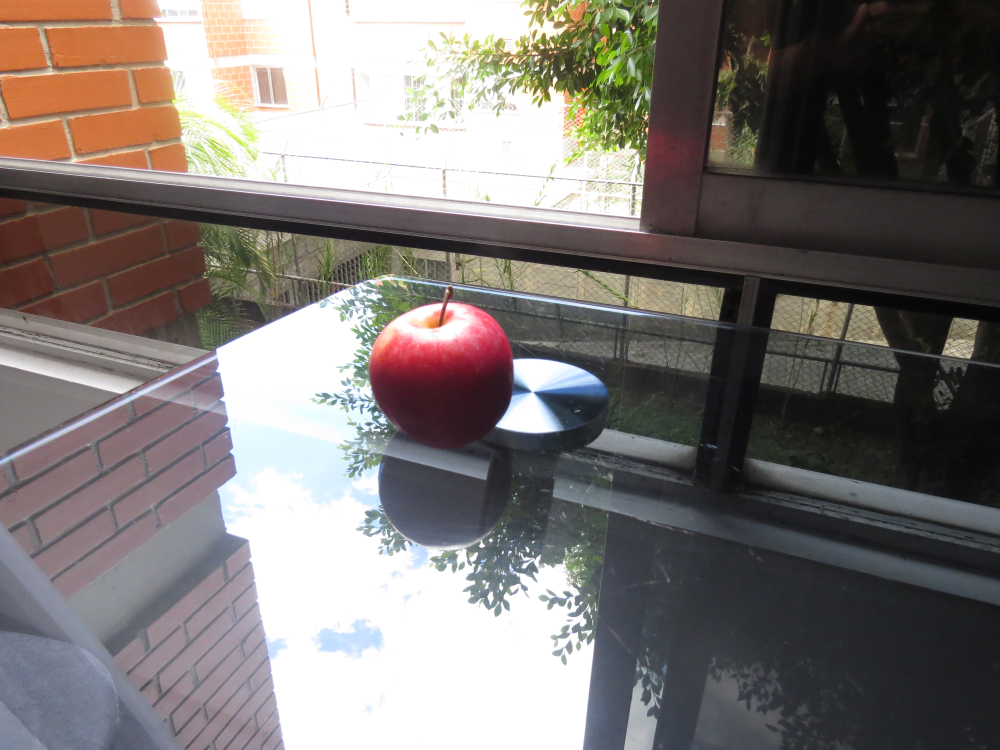
#> input picture Modelo/manzanas_ai/manzanas_rojas/IMG_7837.JPG, 4000 x 3000 px, found by its file name (shown at 1/4 size)
$ python manzanas.py
#> lines starting #> are read from the running program, lines starting #| are printed output that depends on the picture; after the words box and inside, x2 and y2 are one past the last pixel; in counts of white or black regions, pixels touching at a corner belong together
#> further down, imagen is the input picture: shape (3000, 4000, 3); mean B, G, R 115.7, 118.6, 124.5
import cv2
import numpy as np
import pandas as pd
import os
from sklearn.model_selection import train_test_split
from sklearn.linear_model import LogisticRegression
from sklearn.metrics import accuracy_score, confusion_matrix, classification_report
from sklearn.preprocessing import StandardScaler

# Definir la ubicación de tus imágenes
directorio_raiz = "D:/Universidad/IUE/IA/AI_manzanas/Modelo/manzanas_ai"

# Lista de nombres de características
nombres_caracteristicas = ["Color_Rojo", "Color_Verde", "Color_Azul", "Textura", "Forma", "Bordes", "Promedio_Grises", "Contornos", "Etiqueta"]

# Inicializar listas para características y etiquetas
caracteristicas = []
etiquetas = []

# Crear un DataFrame vacío
df = pd.DataFrame(columns=nombres_caracteristicas)

# Función para calcular características de una imagen
def calcular_caracteristicas(imagen):
    # Redimensionar la imagen a un tamaño manejable
    imagen = cv2.resize(imagen, (1000, 750))
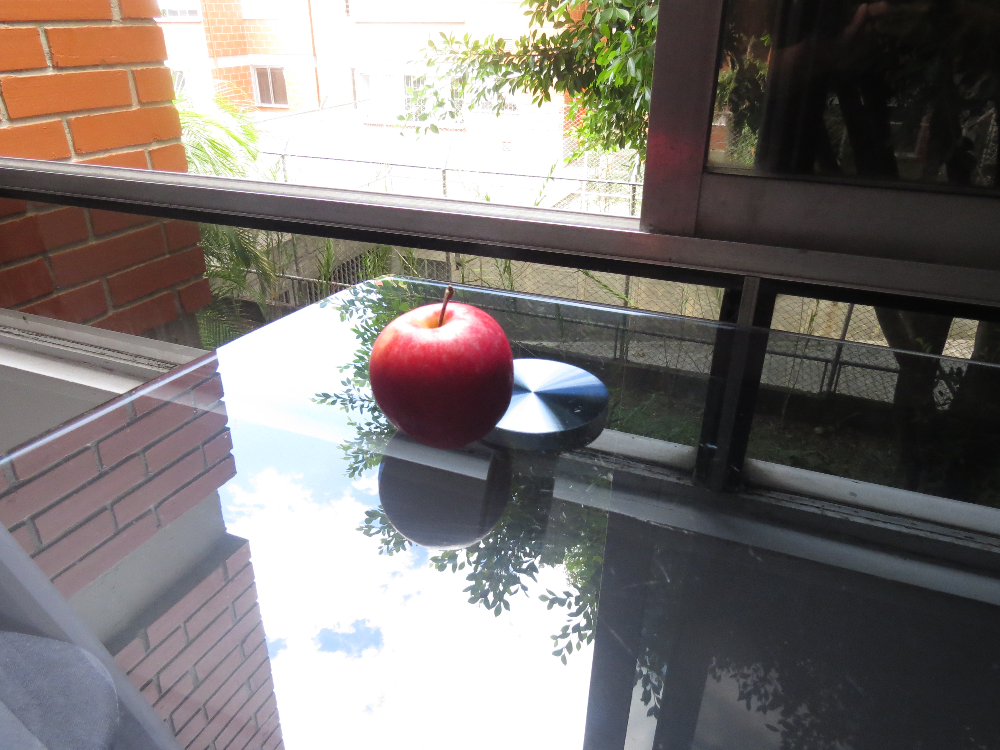
#> imagen: shape (750, 1000, 3); mean of channels 0, 1, 2 115.9, 118.7, 124.6; drawn as B, G, R

    # Calcular el promedio de intensidad en cada canal de color
    color_promedio = np.mean(imagen, axis=(0, 1))  # Color promedio
#> color_promedio = [115.9, 118.7, 124.6]

    # Cálculo de textura
    textura = np.var(imagen)
#> textura = 7205.6

    # Cálculo de forma
    forma = imagen.shape[0] / imagen.shape[1]  # Relación de aspecto
#> forma = 0.75

    # Cálculo de bordes
    imagen_gris = cv2.cvtColor(imagen, cv2.COLOR_BGR2GRAY)
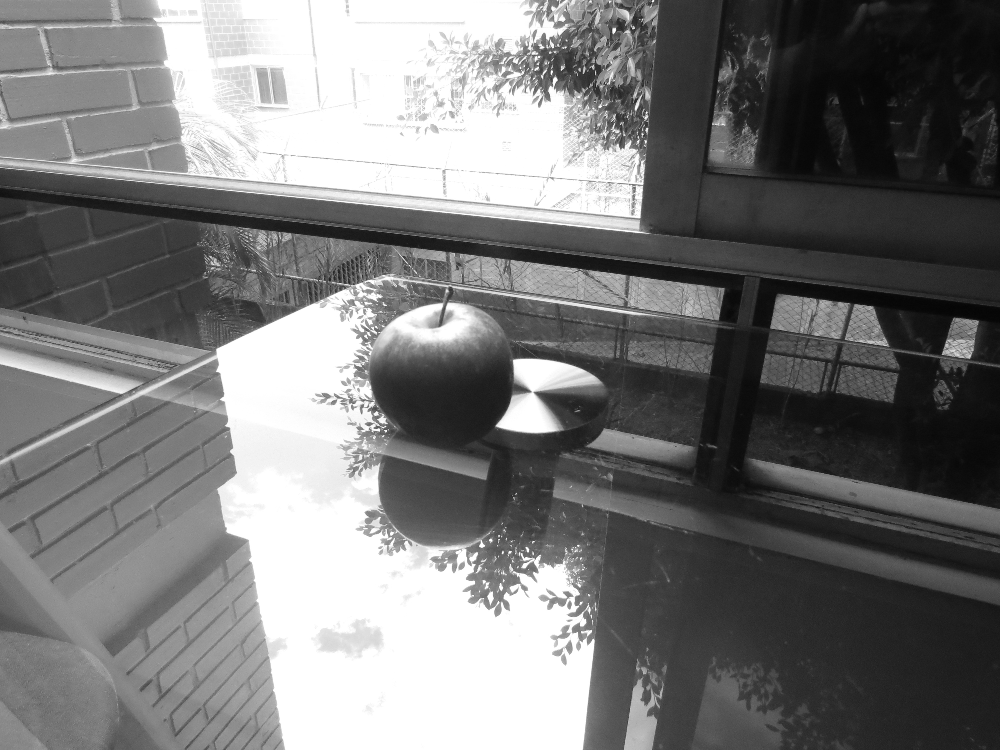
#> imagen_gris: shape (750, 1000); min 4, max 255, mean 120.1
    bordes = cv2.Canny(imagen_gris, 100, 200)
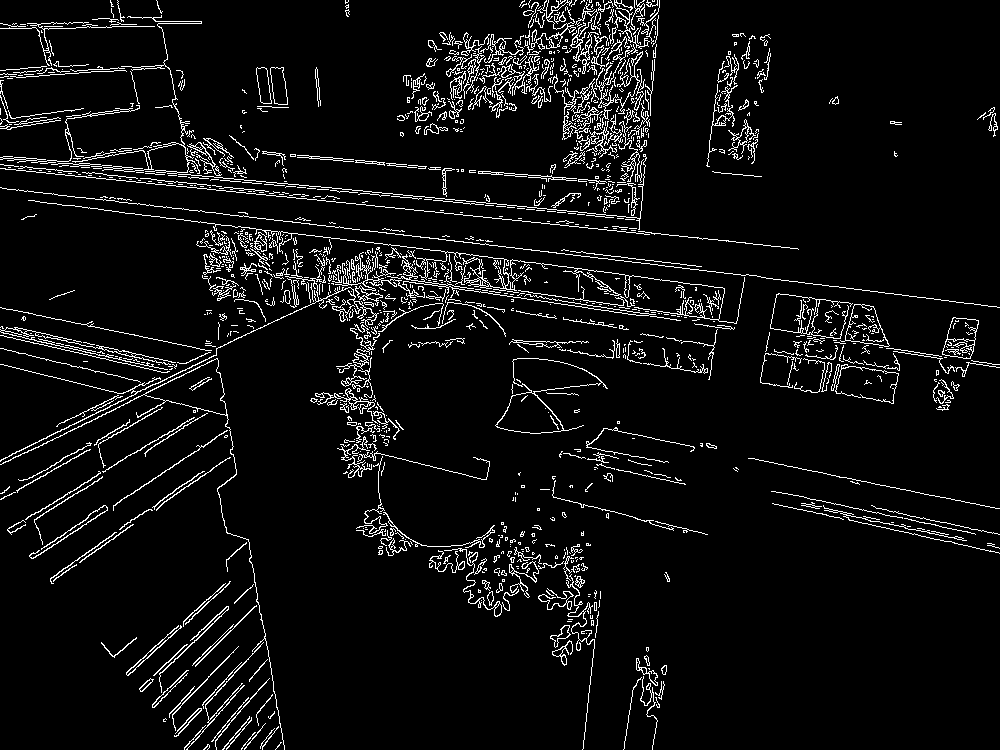
#> bordes: shape (750, 1000); 6% white in thin lines or dots

    # Cálculo del promedio de intensidad en escala de grises
    promedio_grises = np.mean(imagen_gris)
#> promedio_grises = 120.1

    # Cálculo de contornos
    contornos, _ = cv2.findContours(bordes, cv2.RETR_EXTERNAL, cv2.CHAIN_APPROX_SIMPLE)
#> contornos = 1221 contours, 1075 with area under 20; largest, box (x1, y1, x2, y2) and area: (495, 358, 608, 434) 3844, (0, 358, 285, 750) 2434, (840, 304, 890, 347) 1179, (942, 317, 979, 359) 1072, (270, 67, 288, 105) 475
    numero_contornos = len(contornos)
#> numero_contornos = 1221

    # Concatenar todas las características en un vector
    caracteristicas_vector = np.concatenate([color_promedio, [textura, forma, bordes.mean(), promedio_grises, numero_contornos]])
#> caracteristicas_vector = [115.9, 118.7, 124.6, 7205.6, 0.75, 15.2, 120.1, 1221]

    return caracteristicas_vector

# Iterar sobre las carpetas de manzanas y pepinos
for etiqueta in ["manzanas_rojas", "pepinos", "manzanas_verdes", "manzanas_rojas_verdes"]:
    directorio_datos = os.path.join(directorio_raiz, etiqueta)

    for archivo_imagen in os.listdir(directorio_datos):
        if archivo_imagen.endswith(".JPG"):
            imagen = cv2.imread(os.path.join(directorio_datos, archivo_imagen))

            # Calcular características para la imagen actual
            caracteristicas_vector = calcular_caracteristicas(imagen)

            # Agregar resultados al DataFrame con nombres de características
            datos_fila = dict(zip(nombres_caracteristicas, caracteristicas_vector))
#> datos_fila = {'Color_Rojo': 115.9, 'Color_Verde': 118.7, 'Color_Azul': 124.6, 'Textura': 7205.6, 'Forma': 0.75, 'Bordes': 15.2, 'Promedio_Grises': 120.1, 'Contornos': 1221}
            datos_fila["Etiqueta"] = etiqueta
            df = pd.concat([df, pd.DataFrame(datos_fila, index=[0])], ignore_index=True)
#> df = table of 1 rows and 9 columns
#> (the run stopped early here; a loop or call above may not have finished)
